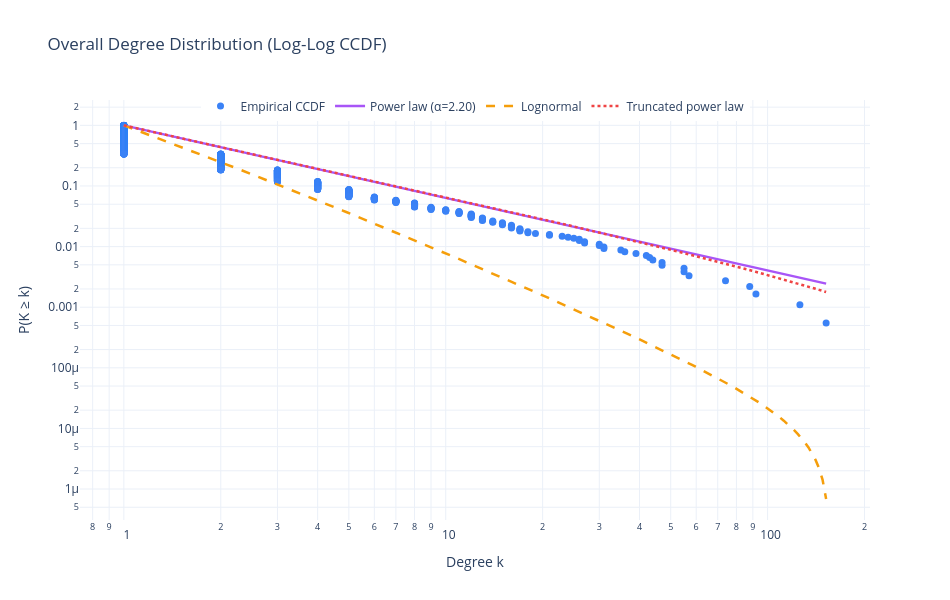

Notebook cell for this chart:
### Code cell
plot_overall_degree_distribution(
    G_log)

### Figure 1 — Plotly figure (JSON) as saved in the notebook; plotly's stock layout.template omitted (floating-point values rounded to 4 significant figures; data arrays with more than 128 entries replaced by an {"elided": "..."} marker saying what was removed)
{"data": [{"marker": {"color": "#3b82f6", "size": 7}, "mode": "markers", "name": "Empirical CCDF", "type": "scatter", "x": {"elided": "1824 int values"}, "y": {"elided": "1824 float values"}}, {"line": {"color": "#a855f7", "width": 2.5}, "mode": "lines", "name": "Power law (α=2.20)", "type": "scatter", "x": {"elided": "200 float values"}, "y": {"elided": "200 float values"}}, {"line": {"color": "#f59e0b", "dash": "dash", "width": 2.5}, "mode": "lines", "name": "Lognormal", "type": "scatter", "x": {"elided": "200 float values"}, "y": {"elided": "200 float values"}}, {"line": {"color": "#ef4444", "dash": "dot", "width": 2.5}, "mode": "lines", "name": "Truncated power law", "type": "scatter", "x": {"elided": "200 float values"}, "y": {"elided": "200 float values"}}], "layout": {"height": 600, "legend": {"orientation": "h", "x": 0.5, "xanchor": "center", "y": 1.02}, "title": {"text": "Overall Degree Distribution (Log-Log CCDF)"}, "width": 950, "xaxis": {"title": {"text": "Degree k"}, "type": "log"}, "yaxis": {"title": {"text": "P(K ≥ k)"}, "type": "log"}}}
